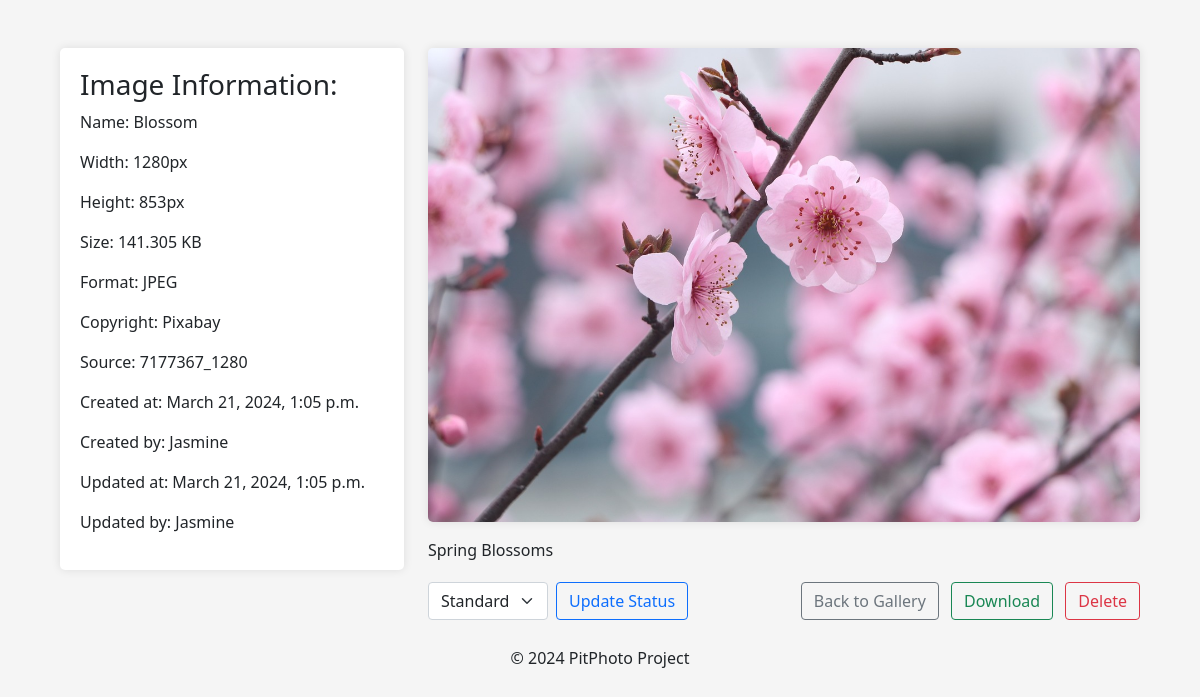
The app's page /photo/43 with its own data.
### photos/models.py (models this page shows, shortened)
class Photo(models.Model):
    category = models.ForeignKey(
        Category, on_delete=models.SET_NULL, null=True, blank=True)
    image = models.ImageField(null=False, blank=False)
    description = models.TextField()
    user = models.ForeignKey(settings.AUTH_USER_MODEL, on_delete=models.CASCADE, null=True)
    name = models.CharField(max_length=255)
    width = models.PositiveIntegerField(null=True, blank=True)
    height = models.PositiveIntegerField(null=True, blank=True)
    size = models.FloatField(null=True, blank=True)  # In Megabytes
    format = models.CharField(max_length=10, null=True, blank=True)
    copyright = models.CharField(max_length=255, blank=True, null=True)
    source = models.URLField(max_length=1024, blank=True, null=True)
    created_at = models.DateTimeField(auto_now_add=True)
    created_by = models.ForeignKey(settings.AUTH_USER_MODEL, related_name='photos_created', on_delete=models.SET_NULL, null=True)
    updated_at = models.DateTimeField(auto_now=True)
    updated_by = models.ForeignKey(settings.AUTH_USER_MODEL, related_name='photos_updated', on_delete=models.SET_NULL, null=True)
    STATUS_CHOICES = [
        ('new', 'New'),
        ('approved', 'Approved'),
        ('optimized', 'Optimized'),
        ('locked', 'Locked'),
        ('standard', 'Standard'),
    ]
    status = models.CharField(max_length=10, choices=STATUS_CHOICES, default='new')

### photos/views.py (the view)
# urls.py: path('photo/<str:pk>', viewPhoto, name='photo'),
def viewPhoto(request, pk):
    photo = Photo.objects.get(id=pk)
    return render(request, 'photos/photo.html', {'photo': photo})

### photos/templates/photos/photo.html (shortened to what this page needs)
<!DOCTYPE html>
<html lang="en">
<head>
    <link href="https://cdn.jsdelivr.net/npm/bootstrap@5.0.0-beta1/dist/css/bootstrap.min.css" rel="stylesheet">
</head>
<body class="m-5">
    <div class="container">
        <div class="row justify-content-center">
            <div class="col-md-4">
                <div class="photo-info">
                    <h3>Image Information:</h3>
                    <p>Name: {{ photo.name }}</p>
                    <p>Width: {{ photo.width }}px</p>
                    <p>Height: {{ photo.height }}px</p>
                    <p>Size: {{ photo.size }} KB</p>
                    <p>Format: {{ photo.format }}</p>
                    <p>Copyright: {{ photo.copyright }}</p>
                    <p>Source: {{ photo.source }}</p>
                    <p>Created at: {{ photo.created_at }}</p>
                    <p>Created by: {{ photo.created_by.username }}</p>
                    <p>Updated at: {{ photo.updated_at }}</p>
                    <p>Updated by: {{ photo.updated_by.username }}</p>
                </div>
            </div>
            <div class="col-md-8">
                <img src="{{ photo.image.url }}" class="photo-view" alt="Photo">
                <p class="mt-3">{{ photo.description }}</p>
                <div class="control-panel">
                    <div class="control-panel d-flex justify-content-between align-items-center mt-3">
                        <form action="{% url 'change_photo_status' photo.id %}" method="post" class="d-flex align-items-center">
                            <div class="me-2">
                                <select name="status" id="status" class="form-select">
                                    {% for key, value in photo.STATUS_CHOICES %}
                                        <option value="{{ key }}" {% if photo.status == key %}selected{% endif %}>{{ value }}</option>
                                    {% endfor %}
                                </select>
                            </div>
                            <button type="submit" class="btn btn-outline-primary me-3">Update Status</button>
                        </form>
                        <div>
                            <a href="{% url 'gallery' %}" class="btn btn-outline-secondary me-2">Back to Gallery</a>
                            <a href="{{ photo.image.url }}" download="{{ photo.name }}" class="btn btn-outline-success me-2">Download</a>
                            <form action="{% url 'delete_photo' photo.id %}" method="post" style="display: inline;">
                                <button type="submit" class="btn btn-outline-danger" onclick="return confirm('Are you sure you want to delete this photo?');">Delete</button>
                            </form>
                        </div>
                    </div>
                </div>
            </div>
        </div>
    </div>
</body>
<footer class="bg-dank text-center text-lg-start">
    <div class="text-center p-3" style="margin:10px;","background-color: rgba(0, 0, 0, 0,5);">
        © 2024 PitPhoto Project
    </div>
</footer>
</html>

### photos/templates/photos/photo.html (style rules this page uses)
body { background-color: #f5f5f5; }
.photo-info { padding: 20px; background-color: #fff; border-radius: 5px; margin-bottom: 20px; box-shadow: 0 0 10px rgba(0, 0, 0, 0.1); }
.photo-view { max-width: 100%; height: auto; border-radius: 5px; box-shadow: 0 0 10px rgba(0, 0, 0, 0.1); }
.control-panel { margin-top: 20px; }

### records on screen
Photo: name "Blossom", width "1280", height "853", size "141.305", format "JPEG", copyright "Pixabay", source "7177367_1280", created_at "March 21, 2024, 1:05 p.m.", created_by.username "Jasmine", updated_at "March 21, 2024, 1:05 p.m.", updated_by.username "Jasmine", image (picture), description "Spring Blossoms", status "Standard"
